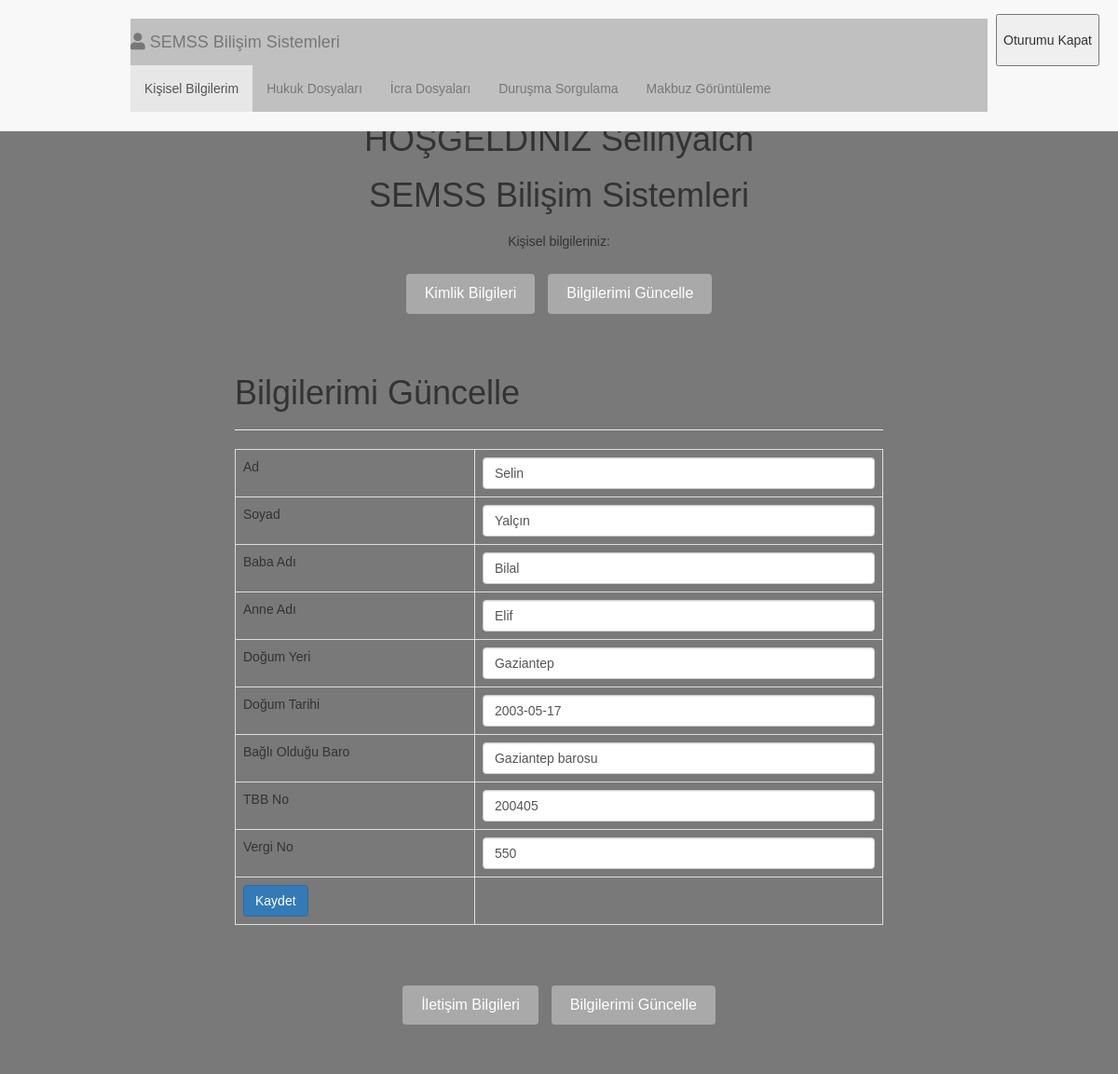
The app's page /bilgilerimi_guncelle.php (signed in) with its own data.
### tables this page shows
CREATE TABLE `kimlikbilgileri` (
  `tcNo` bigint(20) NOT NULL,
  `ad` varchar(255) NOT NULL,
  `soyad` varchar(255) NOT NULL,
  `babaAdi` varchar(255) NOT NULL,
  `anneAdi` varchar(255) NOT NULL,
  `dogumYeri` varchar(255) NOT NULL,
  `dogumTarihi` date NOT NULL,
  `bagliBaro` varchar(255) NOT NULL,
  `baroNo` int(11) NOT NULL,
  `tbbNo` int(11) NOT NULL,
  `vergiNo` int(11) NOT NULL
);

### bilgilerimi_guncelle.php (the view, shortened to what this page needs)
<?php
include "dashboard.php";
?>
<!DOCTYPE html>
<html lang="en">
<head>
</head>
<body>
    <div class="container">
        <h1 class="welcome">HOŞGELDİNİZ  <?php echo $_SESSION['username']; ?> </h1>
        <h1 class="welcome"> SEMSS Bilişim Sistemleri</h1>
        <p class="welcome">Kişisel bilgileriniz:</p>
        <div class="button-container">
            <button onclick="location.href='/final_projesi/kimlik_bilgileri.php'">Kimlik Bilgileri</button>
            <button onclick="location.href='/final_projesi/bilgilerimi_guncelle.php'">Bilgilerimi Güncelle</button>
        </div>
        <?php
        $servername = "localhost";
        $username = "root";
        $password = "";
        $dbname = "final_projesi";
        try {
            $con = new PDO("mysql:host=$servername;dbname=$dbname", $username, $password);
            $con->setAttribute(PDO::ATTR_ERRMODE, PDO::ERRMODE_EXCEPTION);
        } catch(PDOException $e) {
            echo "Bağlantı hatası: " . $e->getMessage();
        }
        $tcNo = $_SESSION['tcNo'];
        try {
            $sorgu = "SELECT * FROM kimlikbilgileri WHERE tcNo = :tcNo";
            $stmt = $con->prepare($sorgu);
            $stmt->bindParam(':tcNo', $tcNo);
            $stmt->execute();
            $kayit = $stmt->fetch(PDO::FETCH_ASSOC);
        } catch(PDOException $e) {
            echo "HATA: " . $e->getMessage();
        }
        ?>
        <div class="container">
            <div class="page-header">
                <h1>Bilgilerimi Güncelle</h1>
            </div>
            <form action="<?php echo htmlspecialchars($_SERVER["PHP_SELF"]);?>" method="post">
                <table class='table table-hover table-responsive table-bordered'>
                    <tr>
                        <td>Ad</td>
                        <td><input type='text' name='ad' value="<?php echo isset($kayit['ad']) ? htmlspecialchars($kayit['ad'], ENT_QUOTES) : ''; ?>" class='form-control' /></td>
                    </tr>
                    <tr>
                        <td>Soyad</td>
                        <td><input type='text' name='soyad' value="<?php echo isset($kayit['soyad']) ? htmlspecialchars($kayit['soyad'], ENT_QUOTES) : ''; ?>" class='form-control' /></td>
                    </tr>
                    <tr>
                        <td>Baba Adı</td>
                        <td><input type='text' name='babaAdi' value="<?php echo isset($kayit['babaAdi']) ? htmlspecialchars($kayit['babaAdi'], ENT_QUOTES) : ''; ?>" class='form-control' /></td>
                    </tr>
                    <tr>
                        <td>Anne Adı</td>
                        <td><input type='text' name='anneAdi' value="<?php echo isset($kayit['anneAdi']) ? htmlspecialchars($kayit['anneAdi'], ENT_QUOTES) : ''; ?>" class='form-control' /></td>
                    </tr>
                    <tr>
                        <td>Doğum Yeri</td>
                        <td><input type='text' name='dogumYeri' value="<?php echo isset($kayit['dogumYeri']) ? htmlspecialchars($kayit['dogumYeri'], ENT_QUOTES) : ''; ?>" class='form-control' /></td>
                    </tr>
                    <tr>
                        <td>Doğum Tarihi</td>
                        <td><input type='text' name='dogumTarihi' value="<?php echo isset($kayit['dogumTarihi']) ? htmlspecialchars($kayit['dogumTarihi'], ENT_QUOTES) : ''; ?>" class='form-control' /></td>
                    </tr>
                    <tr>
                        <td>Bağlı Olduğu Baro</td>
                        <td><input type='text' name='bagliBaro' value="<?php echo isset($kayit['bagliBaro']) ? htmlspecialchars($kayit['bagliBaro'], ENT_QUOTES) : ''; ?>" class='form-control' /></td>
                    </tr>
                    <tr>
                        <td>TBB No</td>
                        <td><input type='text' name='tbbNo' value="<?php echo isset($kayit['tbbNo']) ? htmlspecialchars($kayit['tbbNo'], ENT_QUOTES) : ''; ?>" class='form-control' /></td>
                    </tr>
                    <tr>
                        <td>Vergi No</td>
                        <td><input type='text' name='vergiNo' value="<?php echo isset($kayit['vergiNo']) ? htmlspecialchars($kayit['vergiNo'], ENT_QUOTES) : ''; ?>" class='form-control' /></td>
                    </tr>
                    <tr>
                        <td>
                            <input type='submit' value='Kaydet' class='btn btn-primary' />
                        </td>
                    </tr>
                </table>
            </form>
        </div>
        <div class="button-container">
            <button onclick="location.href='/final_projesi/iletisim_bilgileri.php'">İletişim Bilgileri</button>
            <button onclick="location.href='/final_projesi/bilgilerimi_guncelle2.php'">Bilgilerimi Güncelle</button>
        </div>
    </div>
</body>
</html>

### style.css (style rules this page uses)
body { background-color: #3e3939; }
body.admin { min-height: 500px; padding-top: 50px; padding-bottom: 50px; }

### dashboard.php (style rules this page uses)
body { font-family: Arial, sans-serif; background-color: #f2f2f2; margin: 0; padding: 0; }
.container { width: 80%; margin: 0 auto; padding: 20px; }
.welcome { text-align: center; margin-bottom: 20px; }

### bilgilerimi_guncelle.php (style rules this page uses)
body { font-family: Arial, sans-serif; background-color: #797979; margin: 0; padding: 0; }
.container { width: 80%; margin: 0 auto; padding: 20px; }
.welcome { text-align: center; margin-bottom: 20px; }
.button-container { text-align: center; margin-top: 20px; }
.button-container button { margin: 5px; padding: 10px 20px; font-size: 16px; background-color: #a9a9a9; color: white; border: none; border-radius: 4px; cursor: pointer; }
table { width: 100%; border-collapse: collapse; margin-top: 20px; }
th, td { padding: 8px; text-align: left; border-bottom: 1px solid #ddd; }

### records on screen
kimlikbilgileri: ad "Selin", soyad "Yalçın", babaAdi "Bilal", anneAdi "Elif", dogumYeri "Gaziantep", dogumTarihi "2003-05-17", bagliBaro "Gaziantep barosu", tbbNo "200405", vergiNo "550"

### other values on screen
$_SESSION['username'] "Selinyalcn"
